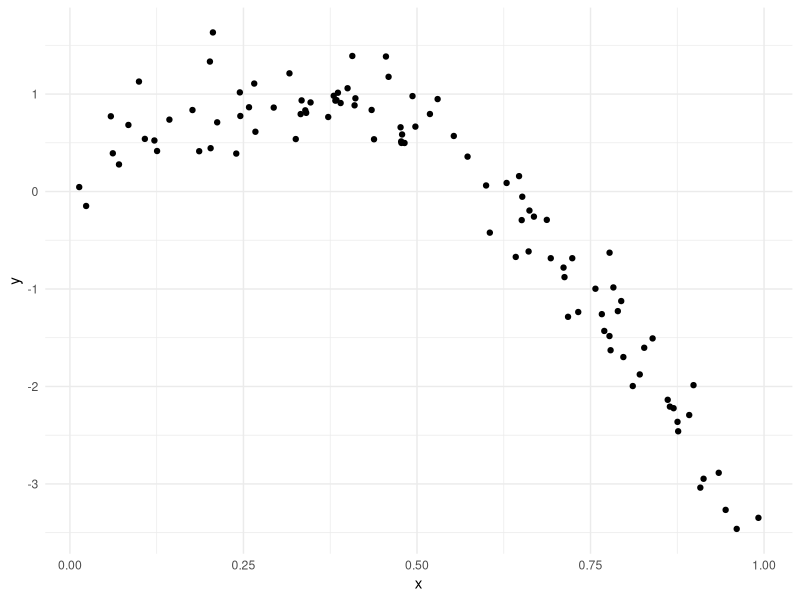
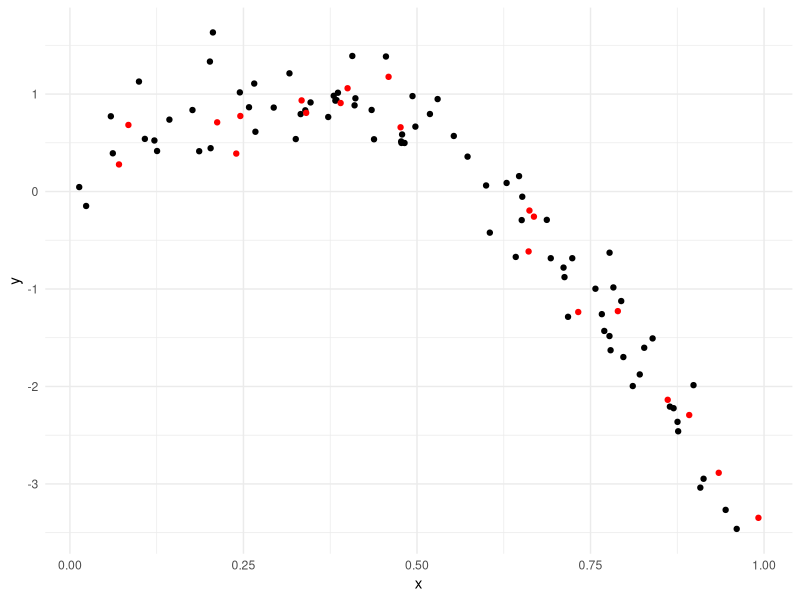
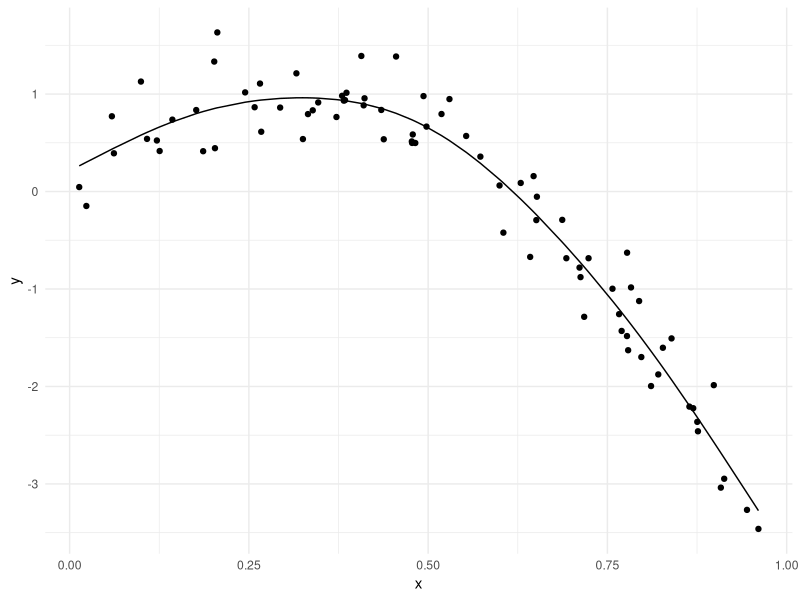

These charts were generated, in order, by the following R code:
## ---- chunk 1
library(tidyverse)
library(viridis)
library(modelr)
library(mgcv)


knitr::opts_chunk$set(
  fig.width = 6,
  fig.asp = .6,
  out.width = "90%"
)
theme_set(theme_minimal() + theme(legend.position = "bottom"))
options(
  ggplot2.continuous.colour = "viridis",
  ggplot2.continuous.fill = "viridis"
)
scale_colour_discrete = scale_colour_viridis_d
scale_fill_discrete = scale_fill_viridis_d
## ---- chunk 2
set.seed(1)

nonlin_df = 
  tibble(
    id = 1:100,
    x = runif(100, 0, 1),
    y = 1 - 10 * (x - .3) ^ 2 + rnorm(100, 0, .3)
  )

nonlin_df %>% 
  ggplot(aes(x = x, y = y)) +
  geom_point()
## ---- chunk 3
train_df = sample_n(nonlin_df, 80)

test_df = anti_join(nonlin_df, train_df, by = "id")

ggplot(train_df, aes(x = x, y = y)) +
  geom_point() +
  geom_point(data = test_df, color = "red")
## ---- chunk 4
linear_mod = lm(y ~ x, data = train_df)
smooth_mod = mgcv::gam(y ~ s(x), data = train_df)
wiggly_mod = mgcv::gam(y ~ s(x, k = 30), sp = 10e-6, data = train_df)
## ---- chunk 5
train_df %>% 
  add_predictions(smooth_mod) %>% 
  ggplot(aes(x = x, y = y)) +
  geom_point() +
  geom_line(aes(y = pred))
## ---- chunk 6
rmse(linear_mod, test_df)
rmse(smooth_mod, test_df)
rmse(wiggly_mod, test_df)
